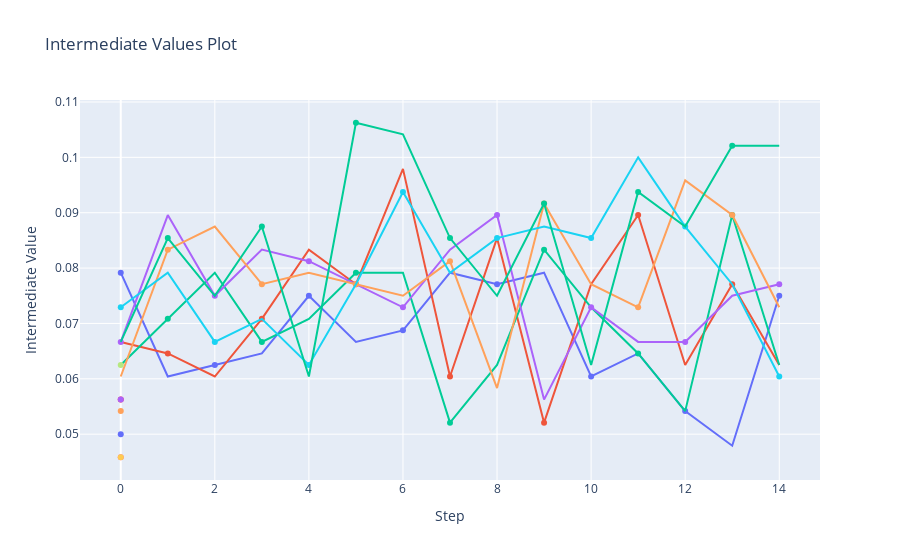

The cell this chart's notebook holds for it:
### Markdown cell above
# Tuning Visualization

###### graphs below are not visible in vs code but are in colab

### Code cell
import plotly
optuna.visualization.plot_intermediate_values(study)

### Figure 1 — Plotly figure (JSON) as saved in the notebook; plotly's stock layout.template omitted (floating-point values rounded to 4 significant figures)
{"data": [{"marker": {"maxdisplayed": 10}, "mode": "lines+markers", "name": "Trial0", "type": "scatter", "x": [0, 1, 2, 3, 4, 5, 6, 7, 8, 9, 10, 11, 12, 13, 14], "y": [0.07917, 0.06042, 0.0625, 0.06458, 0.075, 0.06667, 0.06875, 0.07917, 0.07708, 0.07917, 0.06042, 0.06458, 0.05417, 0.04792, 0.075]}, {"marker": {"maxdisplayed": 10}, "mode": "lines+markers", "name": "Trial1", "type": "scatter", "x": [0, 1, 2, 3, 4, 5, 6, 7, 8, 9, 10, 11, 12, 13, 14], "y": [0.06667, 0.06458, 0.06042, 0.07083, 0.08333, 0.07708, 0.09792, 0.06042, 0.08542, 0.05208, 0.07708, 0.08958, 0.0625, 0.07708, 0.0625]}, {"marker": {"maxdisplayed": 10}, "mode": "lines+markers", "name": "Trial2", "type": "scatter", "x": [0, 1, 2, 3, 4, 5, 6, 7, 8, 9, 10, 11, 12, 13, 14], "y": [0.0625, 0.07083, 0.07917, 0.06667, 0.07083, 0.07917, 0.07917, 0.05208, 0.0625, 0.08333, 0.07292, 0.06458, 0.05417, 0.08958, 0.0625]}, {"marker": {"maxdisplayed": 10}, "mode": "lines+markers", "name": "Trial3", "type": "scatter", "x": [0, 1, 2, 3, 4, 5, 6, 7, 8, 9, 10, 11, 12, 13, 14], "y": [0.06667, 0.08958, 0.075, 0.08333, 0.08125, 0.07708, 0.07292, 0.08333, 0.08958, 0.05625, 0.07292, 0.06667, 0.06667, 0.075, 0.07708]}, {"marker": {"maxdisplayed": 10}, "mode": "lines+markers", "name": "Trial4", "type": "scatter", "x": [0, 1, 2, 3, 4, 5, 6, 7, 8, 9, 10, 11, 12, 13, 14], "y": [0.06042, 0.08333, 0.0875, 0.07708, 0.07917, 0.07708, 0.075, 0.08125, 0.05833, 0.09167, 0.07708, 0.07292, 0.09583, 0.08958, 0.07292]}, {"marker": {"maxdisplayed": 10}, "mode": "lines+markers", "name": "Trial5", "type": "scatter", "x": [0, 1, 2, 3, 4, 5, 6, 7, 8, 9, 10, 11, 12, 13, 14], "y": [0.07292, 0.07917, 0.06667, 0.07083, 0.0625, 0.07708, 0.09375, 0.07917, 0.08542, 0.0875, 0.08542, 0.1, 0.0875, 0.07708, 0.06042]}, {"marker": {"maxdisplayed": 10}, "mode": "lines+markers", "name": "Trial6", "type": "scatter", "x": [0], "y": [0.04583]}, {"marker": {"maxdisplayed": 10}, "mode": "lines+markers", "name": "Trial7", "type": "scatter", "x": [0], "y": [0.0625]}, {"marker": {"maxdisplayed": 10}, "mode": "lines+markers", "name": "Trial8", "type": "scatter", "x": [0], "y": [0.05625]}, {"marker": {"maxdisplayed": 10}, "mode": "lines+markers", "name": "Trial9", "type": "scatter", "x": [0], "y": [0.04583]}, {"marker": {"maxdisplayed": 10}, "mode": "lines+markers", "name": "Trial10", "type": "scatter", "x": [0], "y": [0.05]}, {"marker": {"maxdisplayed": 10}, "mode": "lines+markers", "name": "Trial11", "type": "scatter", "x": [0], "y": [0.05625]}, {"marker": {"maxdisplayed": 10}, "mode": "lines+markers", "name": "Trial12", "type": "scatter", "x": [0, 1, 2, 3, 4, 5, 6, 7, 8, 9, 10, 11, 12, 13, 14], "y": [0.06667, 0.08542, 0.075, 0.0875, 0.06042, 0.1063, 0.1042, 0.08542, 0.075, 0.09167, 0.0625, 0.09375, 0.0875, 0.1021, 0.1021]}, {"marker": {"maxdisplayed": 10}, "mode": "lines+markers", "name": "Trial13", "type": "scatter", "x": [0], "y": [0.05625]}, {"marker": {"maxdisplayed": 10}, "mode": "lines+markers", "name": "Trial14", "type": "scatter", "x": [0], "y": [0.05417]}], "layout": {"showlegend": false, "title": {"text": "Intermediate Values Plot"}, "xaxis": {"title": {"text": "Step"}}, "yaxis": {"title": {"text": "Intermediate Value"}}}}
